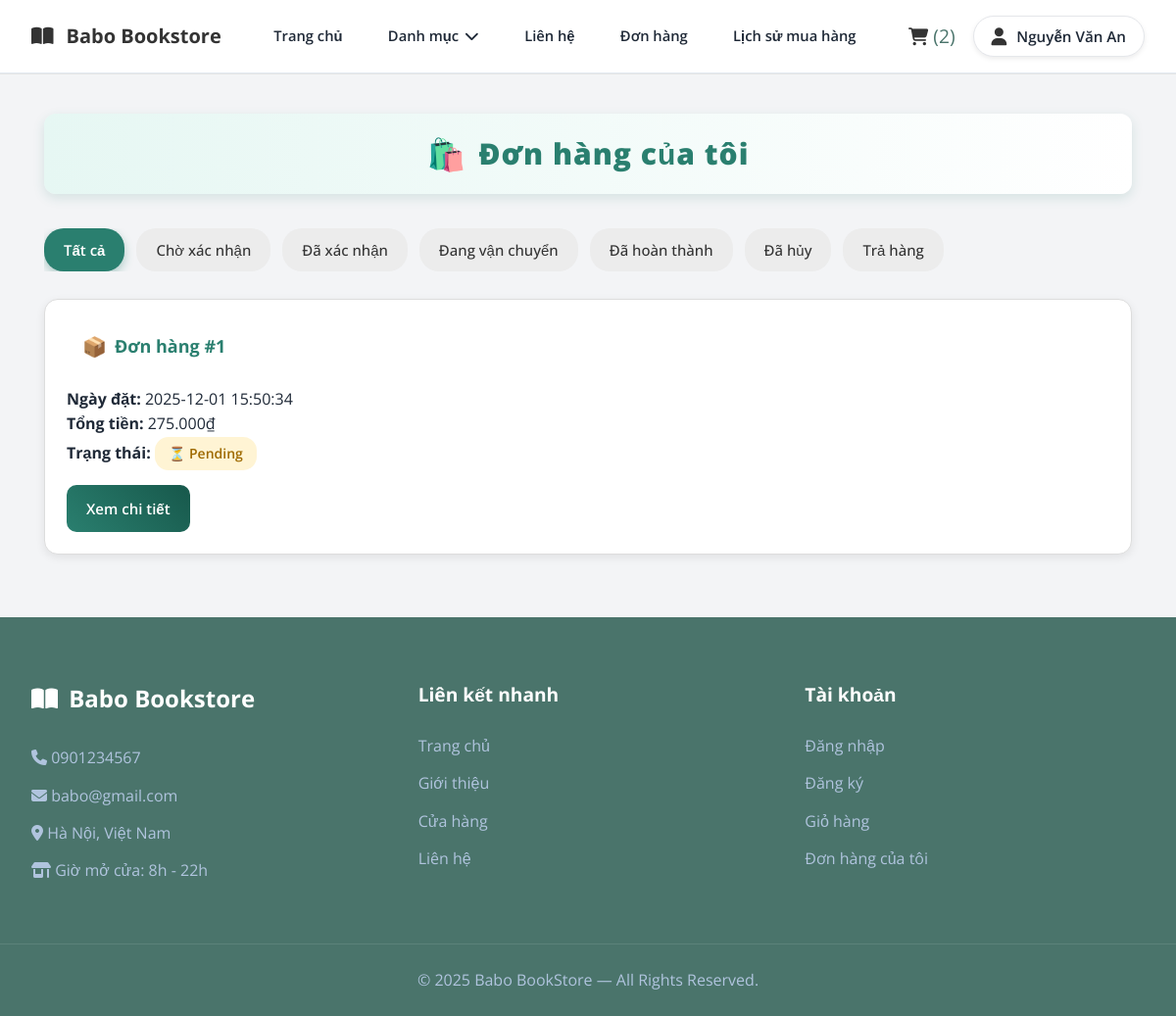
/order.php?status=all (signed in), run on an earlier commit of the app's database.
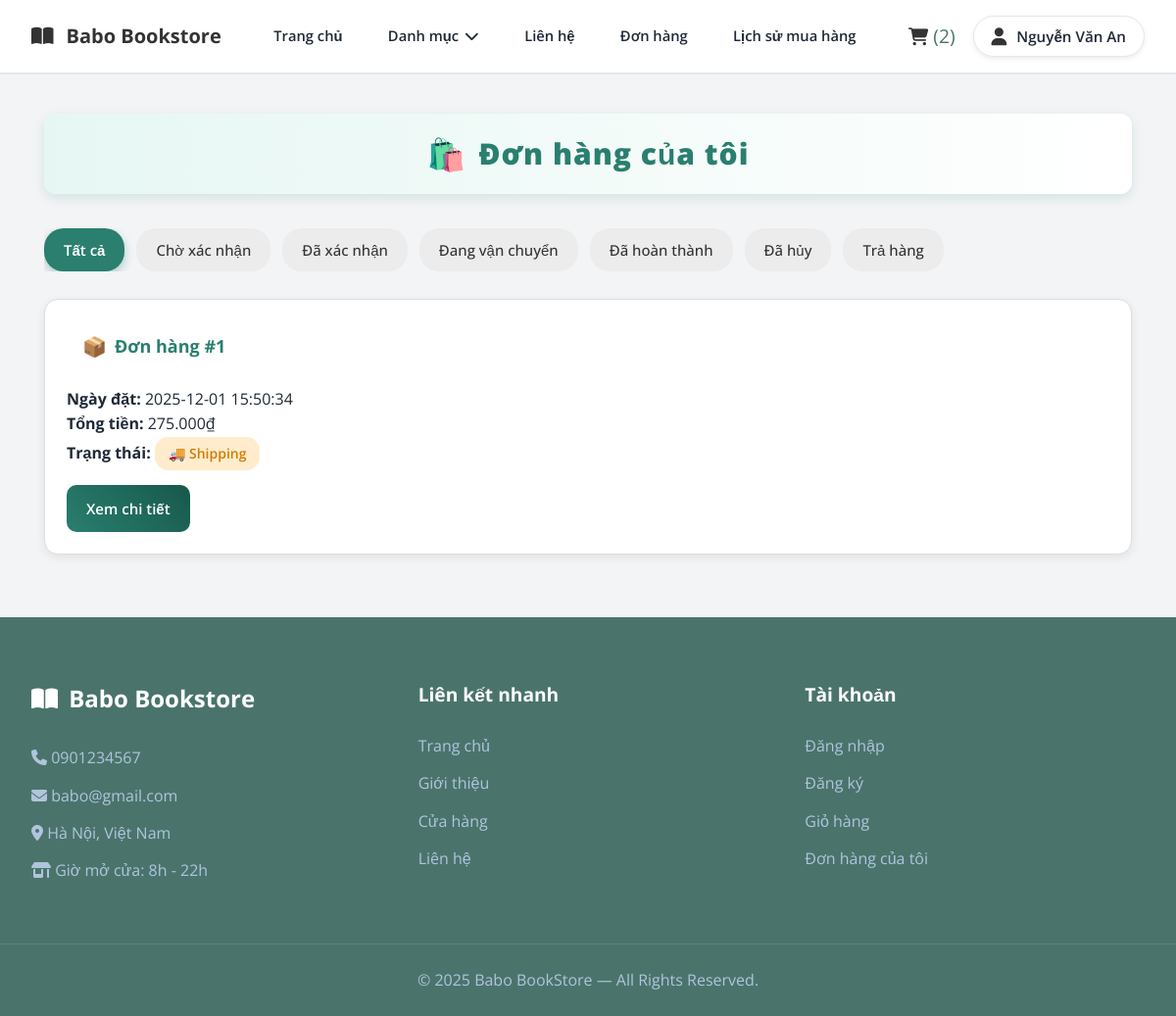
And on a later commit of the database.
### tables this page shows
CREATE TABLE `orders` (
  `order_id` int(11) NOT NULL,
  `user_id` int(11) NOT NULL,
  `address_id` int(11) NOT NULL,
  `order_date` datetime NOT NULL DEFAULT current_timestamp(),
  `total_amount` decimal(10,2) NOT NULL,
  `payment_method` enum('COD','online','','') NOT NULL,
  `payment_status` enum('pending','paid','failed','') NOT NULL,
  `shipping_fee` decimal(10,2) NOT NULL,
  `order_status` enum('pending','confirmed','shipping','completed','canceled','req_cancel','reject_cancel','req_return','accept_return','reject_return') NOT NULL,
  `previous_status` varchar(50) DEFAULT NULL
);

### order.php (the view, shortened to what this page needs)
<?php
include 'connect.php';
$user_id = $_SESSION['user_id'];
$status = isset($_GET['status']) ? $_GET['status'] : 'none';
$filter = "";
$query = "
    SELECT o.*, u.full_name
    FROM orders o
    JOIN users u ON o.user_id = u.user_id
    WHERE o.user_id = '$user_id' $filter
    ORDER BY o.order_id DESC
";
$orders = mysqli_query($ocon, $query);
?>
<!DOCTYPE html>
<html lang="vi">
<head>
    <link rel="stylesheet" href="CSS/style.css">
     <link rel="stylesheet" href="CSS/order.css">
    <link rel="stylesheet" href="https://cdnjs.cloudflare.com/ajax/libs/font-awesome/6.4.0/css/all.min.css">
</head>
<body>
<?php include 'header.php'; ?>
<section class="orders_container">
    <h2>Đơn hàng của tôi</h2>
    <div class="order_tabs">
        <a href="order.php?status=all" class="tab <?= ($status=='all')?'active':'' ?>" data-tab="all">Tất cả</a>
        <a href="order.php?status=pending" class="tab <?= ($status=='pending')?'active':'' ?>" data-tab="pending">Chờ xác nhận</a>
        <a href="order.php?status=confirmed" class="tab <?= ($status=='confirmed')?'active':'' ?>" data-tab="confirmed">Đã xác nhận</a>
        <a href="order.php?status=shipping" class="tab <?= ($status=='shipping')?'active':'' ?>" data-tab="shipping">Đang vận chuyển</a>
        <a href="order.php?status=completed" class="tab <?= ($status=='completed')?'active':'' ?>" data-tab="completed">Đã hoàn thành</a>
        <a href="order.php?status=canceled" class="tab <?= ($status=='canceled')?'active':'' ?>" data-tab="canceled">Đã hủy</a>
        <a href="order.php?status=return_requested" class="tab <?= ($status=='return_requested')?'active':'' ?>" data-tab="return_requested">Trả hàng</a>
    </div>
    <div id="order_list_wrapper">
        <div class="order_list">
            <?php if ($status !== "none") {   ?>
                <?php
                if (mysqli_num_rows($orders) > 0) {
                    while ($o = mysqli_fetch_assoc($orders)) {
                ?>
                <div class="order_item">
                    <h3>Đơn hàng #<?= $o['order_id'] ?></h3>
                    <p><strong>Ngày đặt:</strong> <?= $o['order_date'] ?></p>
                    <p><strong>Tổng tiền:</strong>
                        <?= number_format($o['total_amount'] + $o['shipping_fee'], 0, ',', '.') ?>₫
                    </p>
                    <p><strong>Trạng thái:</strong>
                        <span class="status <?= $o['order_status'] ?>">
                            <?= ucfirst($o['order_status']) ?>
                        </span>
                    </p>
                    <a href="order_detail.php?id=<?= $o['order_id']; ?>" class="order_detail_btn">
                        Xem chi tiết
                    </a>
                </div>
                <?php
                    }
                } else {
                    echo "<p class='empty'>Không có đơn hàng nào.</p>";
                }
                ?>
            <?php } ?>
        </div>
    </div>
</section>
<?php include 'footer.php'; ?>
</body>
</html>

What changed in the data, as far as the page shows it:
changed orders id 1: order_status "Pending" → "Shipping"
